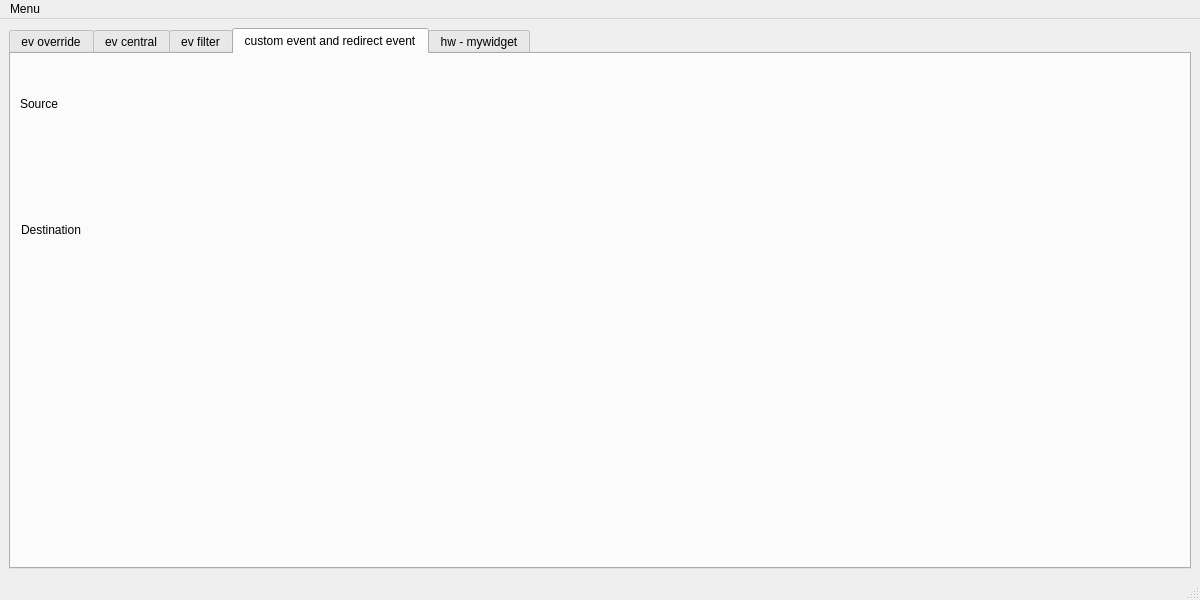
<?xml version="1.0" encoding="UTF-8"?>
<ui version="4.0">
 <class>MainWindow</class>
 <widget class="QMainWindow" name="MainWindow">
  <property name="geometry">
   <rect>
    <x>0</x>
    <y>0</y>
    <width>1200</width>
    <height>600</height>
   </rect>
  </property>
  <property name="windowTitle">
   <string>MainWindow</string>
  </property>
  <widget class="QWidget" name="centralwidget">
   <layout class="QHBoxLayout" name="horizontalLayout_2">
    <item>
     <widget class="QTabWidget" name="tabWidget">
      <property name="currentIndex">
       <number>3</number>
      </property>
      <widget class="QWidget" name="tab">
       <attribute name="title">
        <string>ev override</string>
       </attribute>
       <layout class="QHBoxLayout" name="horizontalLayout">
        <item>
         <widget class="PhotoGallery" name="label">
          <property name="text">
           <string/>
          </property>
         </widget>
        </item>
       </layout>
      </widget>
      <widget class="QWidget" name="tab_2">
       <attribute name="title">
        <string>ev central</string>
       </attribute>
       <layout class="QHBoxLayout" name="horizontalLayout_3">
        <item>
         <widget class="LabelCentralEvent" name="label_2">
          <property name="text">
           <string>TextLabel</string>
          </property>
         </widget>
        </item>
       </layout>
      </widget>
      <widget class="QWidget" name="tab_3">
       <attribute name="title">
        <string>ev filter</string>
       </attribute>
       <layout class="QHBoxLayout" name="horizontalLayout_4">
        <item>
         <widget class="LabelWithFilterEvent" name="label_3">
          <property name="text">
           <string>&lt;html&gt;&lt;head/&gt;&lt;body&gt;&lt;p&gt;.&lt;/p&gt;&lt;/body&gt;&lt;/html&gt;</string>
          </property>
         </widget>
        </item>
       </layout>
      </widget>
      <widget class="QWidget" name="tab_4">
       <attribute name="title">
        <string>custom event and redirect event</string>
       </attribute>
       <widget class="QLabel" name="label_source">
        <property name="geometry">
         <rect>
          <x>9</x>
          <y>9</y>
          <width>171</width>
          <height>81</height>
         </rect>
        </property>
        <property name="autoFillBackground">
         <bool>false</bool>
        </property>
        <property name="text">
         <string>Source</string>
        </property>
       </widget>
       <widget class="CustomDestinationLabel" name="label_destination">
        <property name="geometry">
         <rect>
          <x>10</x>
          <y>140</y>
          <width>181</width>
          <height>71</height>
         </rect>
        </property>
        <property name="text">
         <string>Destination</string>
        </property>
       </widget>
      </widget>
      <widget class="QWidget" name="tab_5">
       <attribute name="title">
        <string>hw - mywidget</string>
       </attribute>
      </widget>
     </widget>
    </item>
   </layout>
  </widget>
  <widget class="QMenuBar" name="menubar">
   <property name="geometry">
    <rect>
     <x>0</x>
     <y>0</y>
     <width>1200</width>
     <height>21</height>
    </rect>
   </property>
   <widget class="QMenu" name="menuMenu">
    <property name="title">
     <string>Menu</string>
    </property>
    <addaction name="actionAppFilter"/>
    <addaction name="actionCustomAppFilter"/>
   </widget>
   <addaction name="menuMenu"/>
  </widget>
  <widget class="QStatusBar" name="statusbar"/>
  <action name="actionAppFilter">
   <property name="checkable">
    <bool>true</bool>
   </property>
   <property name="text">
    <string>AppFilter</string>
   </property>
  </action>
  <action name="actionCustomAppFilter">
   <property name="checkable">
    <bool>true</bool>
   </property>
   <property name="text">
    <string>CustomAppFilter</string>
   </property>
  </action>
 </widget>
 <customwidgets>
  <customwidget>
   <class>PhotoGallery</class>
   <extends>QLabel</extends>
   <header>photogallery.h</header>
  </customwidget>
  <customwidget>
   <class>LabelCentralEvent</class>
   <extends>QLabel</extends>
   <header>labelcentralevent.h</header>
  </customwidget>
  <customwidget>
   <class>LabelWithFilterEvent</class>
   <extends>QLabel</extends>
   <header>labelwithfilterevent.h</header>
  </customwidget>
  <customwidget>
   <class>CustomDestinationLabel</class>
   <extends>QLabel</extends>
   <header>customdestinationlabel.h</header>
  </customwidget>
 </customwidgets>
 <resources/>
 <connections/>
</ui>
